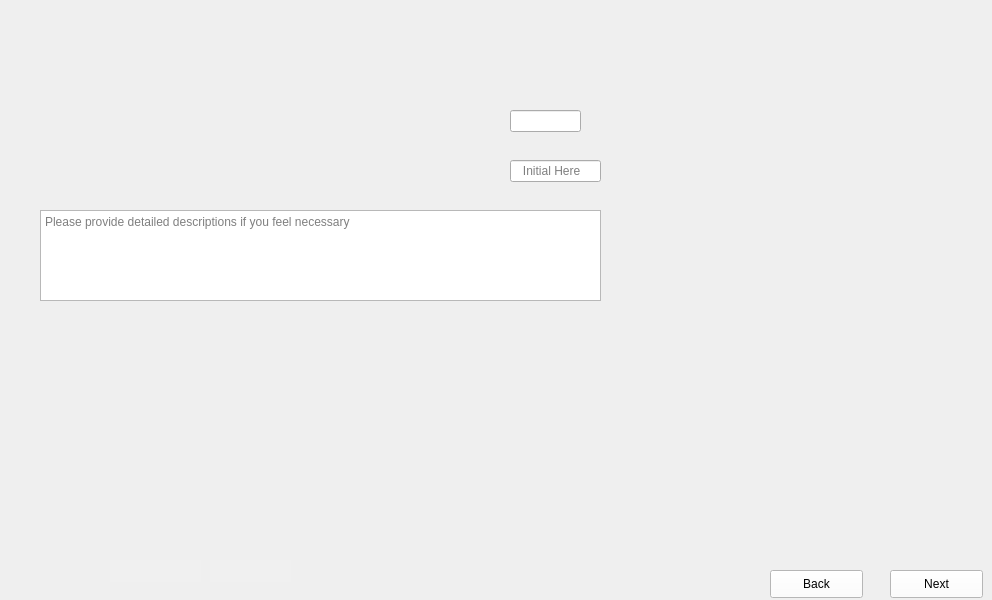
      <widget class="QWidget" name="PreLap_First_Epoxy_Fill_1">
       <property name="maximumSize">
        <size>
         <width>1024</width>
         <height>600</height>
        </size>
       </property>
       <property name="styleSheet">
        <string notr="true">border-image: url(:/images/images/Pre_Lap_First_Epoxy_Fill_1.png);</string>
       </property>
       <widget class="QLineEdit" name="PreLap_First_Epoxy_Fill_1_Data1">
        <property name="geometry">
         <rect>
          <x>510</x>
          <y>110</y>
          <width>71</width>
          <height>22</height>
         </rect>
        </property>
        <property name="styleSheet">
         <string notr="true">border-image:None;</string>
        </property>
       </widget>
       <widget class="QLineEdit" name="PreLap_First_Epoxy_Fill_1_Data0">
        <property name="geometry">
         <rect>
          <x>510</x>
          <y>160</y>
          <width>91</width>
          <height>22</height>
         </rect>
        </property>
        <property name="styleSheet">
         <string notr="true">border-image:None;</string>
        </property>
        <property name="placeholderText">
         <string>   Initial Here</string>
        </property>
       </widget>
       <widget class="QTextEdit" name="PreLap_First_Epoxy_Fill_1_Comments">
        <property name="geometry">
         <rect>
          <x>40</x>
          <y>210</y>
          <width>561</width>
          <height>91</height>
         </rect>
        </property>
        <property name="styleSheet">
         <string notr="true">border-image:None;</string>
        </property>
        <property name="placeholderText">
         <string>Please provide detailed descriptions if you feel necessary </string>
        </property>
       </widget>
       <widget class="QLineEdit" name="PreLap_First_Epoxy_Fill_1_Initials">
        <property name="geometry">
         <rect>
          <x>210</x>
          <y>560</y>
          <width>81</width>
          <height>22</height>
         </rect>
        </property>
        <property name="styleSheet">
         <string notr="true">QLineEdit{
background-color: rgb(240, 240, 240);
border: none;
border-image:None;
}</string>
        </property>
       </widget>
       <widget class="QLineEdit" name="PreLap_First_Epoxy_Fill_1_Dates">
        <property name="geometry">
         <rect>
          <x>110</x>
          <y>560</y>
          <width>91</width>
          <height>22</height>
         </rect>
        </property>
        <property name="styleSheet">
         <string notr="true">QLineEdit{
background-color: rgb(240, 240, 240);
border: none;
border-image:None;
}</string>
        </property>
       </widget>
       <widget class="QPushButton" name="PreLap_First_Epoxy_Fill_1_Next">
        <property name="geometry">
         <rect>
          <x>890</x>
          <y>570</y>
          <width>93</width>
          <height>28</height>
         </rect>
        </property>
        <property name="styleSheet">
         <string notr="true">QPushButton{
background-color: rgb(255, 255, 255);
height: 35px;
border-image:None;
}
QPushButton::hover{
background-color: rgb(0, 0, 255);
}
QPushButton:pressed{
padding-top:7px;
padding-top:7px;
}</string>
        </property>
        <property name="text">
         <string>Next</string>
        </property>
       </widget>
       <widget class="QPushButton" name="PreLap_First_Epoxy_Fill_1_Back">
        <property name="geometry">
         <rect>
          <x>770</x>
          <y>570</y>
          <width>93</width>
          <height>28</height>
         </rect>
        </property>
        <property name="styleSheet">
         <string notr="true">QPushButton{
background-color: rgb(255, 255, 255);
height: 35px;
border-image:None;
}
QPushButton::hover{
background-color: rgb(0, 0, 255);
}
QPushButton:pressed{
padding-top:7px;
padding-top:7px;
}</string>
        </property>
        <property name="text">
         <string>Back</string>
        </property>
       </widget>
      </widget>
